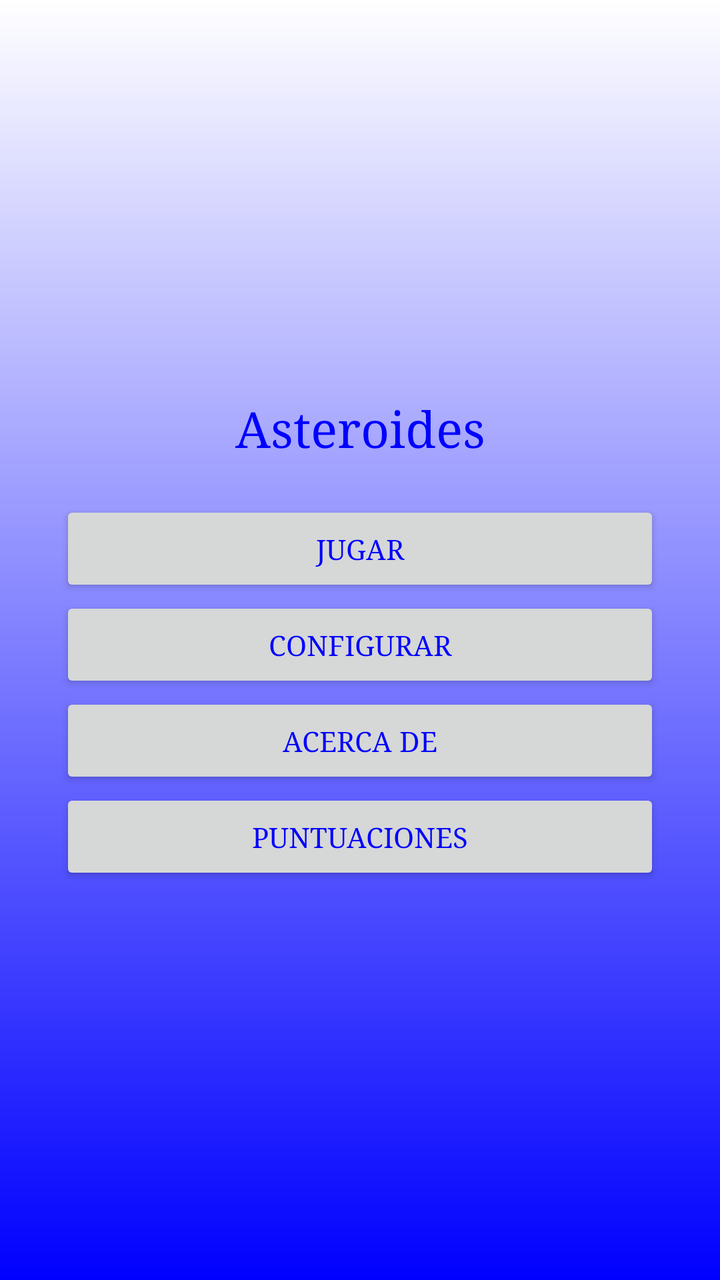
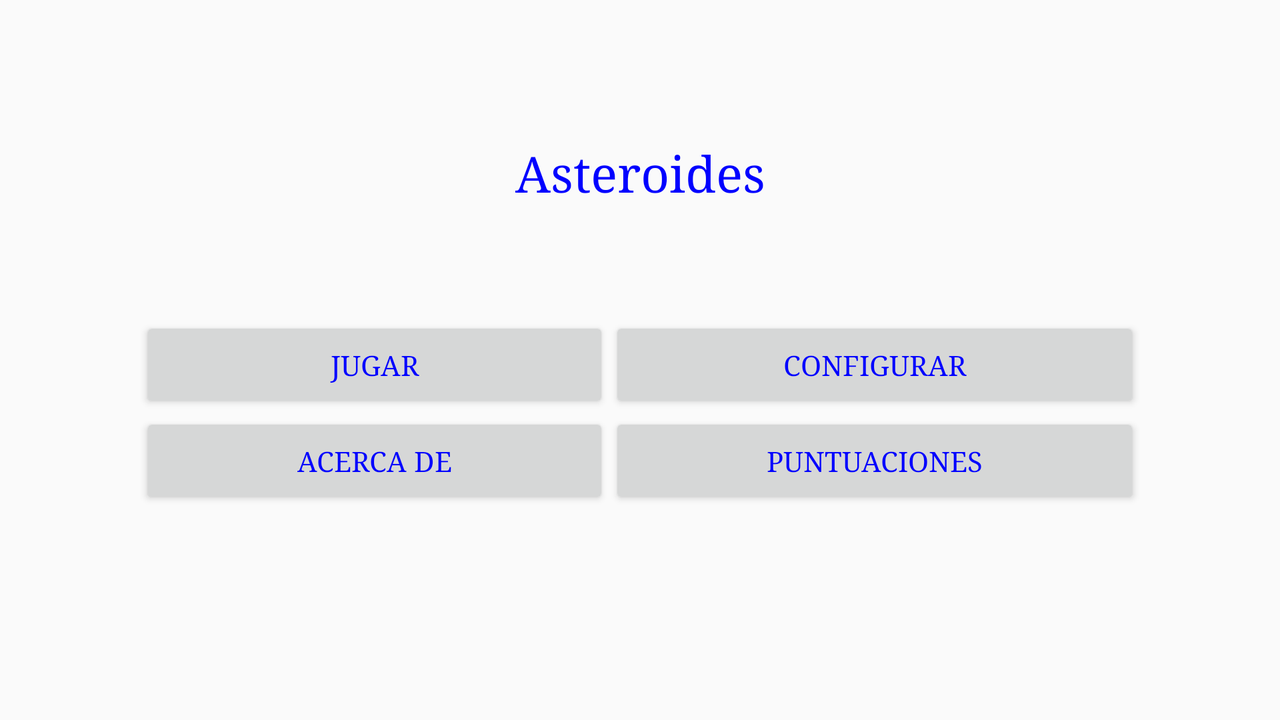

The same Android screen from two of the app's own layout files: first res/layout/ as a phone draws it, then the author's variant for another configuration, drawn on a device whose configuration selects that folder. Both files follow.
<!-- AndroidManifest.xml: application theme Theme.Asteroides -->
<!-- res/layout/activity_main.xml -->
<?xml version="1.0" encoding="utf-8"?>
<LinearLayout xmlns:android="http://schemas.android.com/apk/res/android"
    xmlns:tools="http://schemas.android.com/tools"
    xmlns:style="http://schemas.android.com/apk/res-auto"
    android:orientation="vertical"
    android:layout_width="match_parent"
    android:layout_height="match_parent"
    android:gravity="center"
    android:padding="@dimen/margen_botones"
    tools:context=".MainActivity"
    android:background="@drawable/degradado">
    <TextView
        android:id="@+id/textView"
        android:layout_width="match_parent"
        android:layout_height="wrap_content"
        android:text="@string/tituloAplicacion"
        android:gravity="center"
        android:textSize="25sp"
        android:layout_marginBottom="20dp"/>
    <Button
        android:id="@+id/button01"
        android:layout_width="match_parent"
        android:layout_height="wrap_content"
        android:onClick="lanzarJuego"
        android:text="@string/Arrancar" />
    

    <Button
        android:id="@+id/button02"
        android:layout_width="match_parent"
        android:layout_height="wrap_content"
        android:onClick="lanzarPreferencias"
        android:text="@string/Configurar" />
    

    <Button
        android:id="@+id/button03"
        android:layout_width="match_parent"
        android:layout_height="wrap_content"
        android:text="@string/Acercade"/>
    

    <Button
        android:id="@+id/button04"
        android:layout_width="match_parent"
        android:layout_height="wrap_content"
        android:onClick="lanzarPuntuaciones"
        android:text="@string/Salir" />
</LinearLayout>
<!-- resources referenced by this layout -->
<resources>
  <dimen name="margen_botones">30dp</dimen>
  <!-- drawable degradado (drawable) -->
  <?xml version="1.0" encoding="utf-8"?>
  <shape
      xmlns:android="http://schemas.android.com/apk/res/android">
  
      <gradient
          android:startColor="#FFFFFF"
          android:endColor="#0000FF"
          android:angle="270"/>
  </shape>
  <string name="Acercade">Acerca de</string>
  <string name="Arrancar">Jugar</string>
  <string name="Configurar">Configurar</string>
  <string name="Salir">Puntuaciones</string>
  <string name="tituloAplicacion">Asteroides</string>
  <style name="Theme.Asteroides" parent="Base.Theme.Asteroides" />
  <style name="Base.Theme.Asteroides" parent="Theme.AppCompat.Light.DarkActionBar">
          <item name="android:typeface">serif</item>
          <item name="android:textColor">#0000FF</item>
          <item name="colorPrimary">@color/colorPrimary</item>
          <item name="colorPrimaryDark">@color/colorPrimaryDark</item>
          <item name="colorAccent">@color/colorAccent</item>
      </style>
</resources>
<!-- res/layout-land/activity_main.xml (the author's variant of the layout above) -->
<!-- drawn on the phone turned sideways -->
<?xml version="1.0" encoding="utf-8"?>

<LinearLayout
    xmlns:android="http://schemas.android.com/apk/res/android"
    xmlns:tools="http://schemas.android.com/tools"
    android:orientation="vertical"
    android:layout_width="match_parent"
    android:layout_height="match_parent"
    android:gravity="center"
    android:padding="@dimen/margen_botones"
    tools:context=".MainActivity">
    <TextView
        android:layout_width="match_parent"
        android:layout_height="wrap_content"
        android:text="@string/tituloAplicacion"
        android:gravity="center"
        android:textSize="25sp"
        android:layout_marginBottom="20dp"/>
    <TableLayout
        android:layout_width="match_parent"
        android:layout_height="match_parent"
        android:gravity="center"
        android:stretchColumns="*">
        <TableRow>
            <Button android:id="@+id/Button01"
                android:layout_width="match_parent"
                android:layout_height="wrap_content"
                android:text="@string/Arrancar" />
            <Button android:id="@+id/Button02"
                android:layout_width="match_parent"
                android:layout_height="wrap_content"
                android:text="@string/Configurar"
                android:onClick="lanzarPreferencias"/>
        </TableRow>
        <TableRow>
            <Button android:id="@+id/Button03"
                android:layout_width="match_parent"
                android:layout_height="wrap_content"
                android:text="@string/Acercade" />
                
            <Button android:id="@+id/Button04"
                android:layout_width="match_parent"
                android:layout_height="wrap_content"
                android:onClick="lanzarPuntuaciones"
                android:text="@string/Salir" />
        </TableRow>
    </TableLayout>
</LinearLayout>
<!-- resources referenced by the variant -->
<!-- as the phone turned sideways resolves them -->
<resources>
  <!-- from res/values-land/ -->
  <dimen name="margen_botones">70dp</dimen>
  <string name="Acercade">Acerca de</string>
  <string name="Arrancar">Jugar</string>
  <string name="Configurar">Configurar</string>
  <string name="Salir">Puntuaciones</string>
  <string name="tituloAplicacion">Asteroides</string>
  <style name="Theme.Asteroides" parent="Base.Theme.Asteroides" />
  <style name="Base.Theme.Asteroides" parent="Theme.AppCompat.Light.DarkActionBar">
          <item name="android:typeface">serif</item>
          <item name="android:textColor">#0000FF</item>
          <item name="colorPrimary">@color/colorPrimary</item>
          <item name="colorPrimaryDark">@color/colorPrimaryDark</item>
          <item name="colorAccent">@color/colorAccent</item>
      </style>
</resources>
